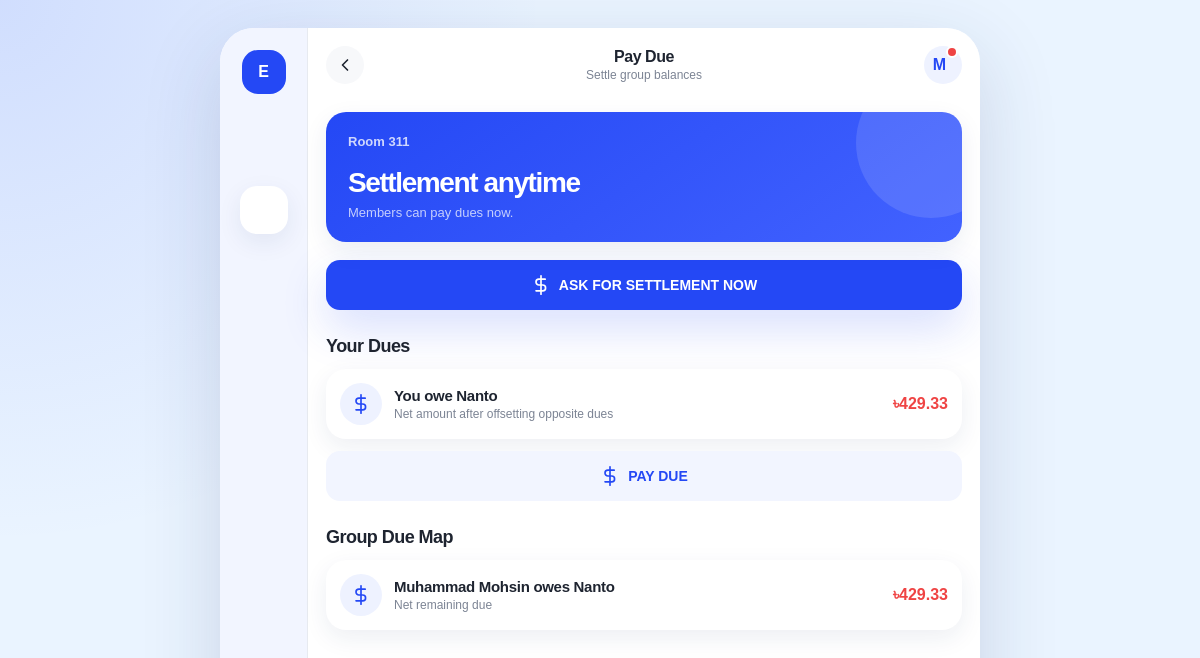
The app's page /groups/pay_due.php?group_id=5 (signed in) with its own data.
### tables this page shows
CREATE TABLE `group_members` (
  `user_id` int(11) NOT NULL,
  `group_id` int(11) NOT NULL,
  `joined_at` timestamp NOT NULL DEFAULT current_timestamp(),
  `role` varchar(50) DEFAULT NULL
);

CREATE TABLE `groups` (
  `group_id` int(11) NOT NULL,
  `group_name` varchar(100) NOT NULL,
  `description` varchar(255) DEFAULT NULL,
  `created_at` timestamp NOT NULL DEFAULT current_timestamp(),
  `settlement_deadline` date DEFAULT NULL
);

CREATE TABLE `users` (
  `user_id` int(11) NOT NULL,
  `name` varchar(100) NOT NULL,
  `email` varchar(255) NOT NULL,
  `password_hash` varchar(255) NOT NULL,
  `phone_no` varchar(20) DEFAULT NULL,
  `created_at` timestamp NOT NULL DEFAULT current_timestamp()
);

### groups/pay_due.php (the view, shortened to what this page needs)
<?php
require_once "../config/database.php";
$user_id = (int) $_SESSION["user_id"];
$group_id = (int) ($_GET["group_id"] ?? $_POST["group_id"] ?? 0);
function money($value) { return "৳" . number_format((float) $value, 2); }
function add_balance(&$balances, $payer_id, $receiver_id, $amount) {
    $payer_id = (int) $payer_id;
    $receiver_id = (int) $receiver_id;
    $amount = (float) $amount;
    if (!isset($balances[$payer_id])) {
        $balances[$payer_id] = [];
    }
    if (!isset($balances[$receiver_id])) {
        $balances[$receiver_id] = [];
    }
    $balances[$payer_id][$receiver_id] = ($balances[$payer_id][$receiver_id] ?? 0) + $amount;
    $balances[$receiver_id][$payer_id] = ($balances[$receiver_id][$payer_id] ?? 0) - $amount;
}
function get_group_balances($conn, $group_id) {
    $balances = [];
    $stmt = $conn->prepare("SELECT e.user_id AS paid_by, ep.user_id AS participant_id, ep.share_amount FROM expenses e INNER JOIN expenses_participants ep ON e.expense_id = ep.expense_id WHERE e.group_id = ? AND ep.is_settled = 0 AND ep.user_id <> e.user_id");
    $stmt->bind_param("i", $group_id);
    $stmt->execute();
    $expenses = $stmt->get_result();
    while ($expense = $expenses->fetch_assoc()) {
        add_balance($balances, $expense["participant_id"], $expense["paid_by"], $expense["share_amount"]);
    }
    $stmt = $conn->prepare("SELECT s.user_id AS paid_by, sp.user_id AS participant_id, sp.share_amount FROM subscriptions s INNER JOIN subscription_participants sp ON s.subscription_id = sp.subscription_id WHERE s.group_id = ? AND sp.is_settled = 0 AND s.user_id IS NOT NULL AND sp.user_id <> s.user_id");
    $stmt->bind_param("i", $group_id);
    $stmt->execute();
    $subscriptions = $stmt->get_result();
    $stmt = $conn->prepare("SELECT paid_by, paid_to, amount FROM settlements WHERE group_id = ? AND status <> 'paid'");
    $stmt->bind_param("i", $group_id);
    $stmt->execute();
    $settlements = $stmt->get_result();
    return $balances;
}
function get_group_member_names($conn, $group_id) {
    $names = [];
    $stmt = $conn->prepare("SELECT u.user_id, u.name FROM users u INNER JOIN group_members gm ON u.user_id = gm.user_id WHERE gm.group_id = ?");
    $stmt->bind_param("i", $group_id);
    $stmt->execute();
    $members = $stmt->get_result();
    while ($member = $members->fetch_assoc()) {
        $names[(int) $member["user_id"]] = $member["name"];
    }
    return $names;
}
$stmt = $conn->prepare("
    SELECT g.*, gm.role
    FROM groups g
    INNER JOIN group_members gm ON g.group_id = gm.group_id
    WHERE g.group_id = ? AND gm.user_id = ?
    LIMIT 1
");
$stmt->bind_param("ii", $group_id, $user_id);
$stmt->execute();
$group = $stmt->get_result()->fetch_assoc();
$is_admin = ($group["role"] ?? "") === "Admin";
$balances = get_group_balances($conn, $group_id);
$member_names = get_group_member_names($conn, $group_id);
$my_dues = [];
$all_dues = [];
foreach ($balances[$user_id] ?? [] as $counterparty_id => $amount) {
    if (abs($amount) > 0.005) {
        $my_dues[] = [
            "counterparty_id" => $counterparty_id,
            "counterparty_name" => $member_names[$counterparty_id] ?? "Unknown member",
            "net_amount" => $amount
        ];
    }
}
foreach ($balances as $member_id => $dues) {
    foreach ($dues as $counterparty_id => $amount) {
        if ($amount > 0.005) {
            $all_dues[] = [
                "member_name" => $member_names[$member_id] ?? "Unknown member",
                "counterparty_name" => $member_names[$counterparty_id] ?? "Unknown member",
                "net_amount" => $amount
            ];
        }
    }
}
$deadline = $group["settlement_deadline"] ?? null;
$can_pay = $deadline === null || $deadline === "" || $deadline <= date("Y-m-d");
include "../includes/header.php";
?>
<section class="summary-card">
    <p class="summary-label"><?= htmlspecialchars($group["group_name"]) ?></p>
    <div class="amount" style="font-size:28px;">Settlement <?= htmlspecialchars($deadline ?: "anytime") ?></div>
    <p class="summary-subtext"><?= $can_pay ? "Members can pay dues now." : "Payment opens on " . htmlspecialchars($deadline) . "." ?></p>
</section>
<?php if ($is_admin): ?>
    <br>
    <form method="POST">
        <button class="primary-button full-width" type="submit"><svg class="inline-icon" viewBox="0 0 24 24"><path d="M12 1v22"/><path d="M17 5H9.5a3.5 3.5 0 0 0 0 7H14a3.5 3.5 0 0 1 0 7H6"/></svg> ASK FOR SETTLEMENT NOW</button>
    </form>
<?php endif; ?>
<div class="section-header"><h2>Your Dues</h2></div>
<div class="card-list">
    <?php if (count($my_dues) > 0): ?>
        <?php foreach ($my_dues as $due): ?>
            <?php $net_amount = (float) $due["net_amount"]; $is_owe = $net_amount > 0; ?>
            <article class="transaction-row">
                <span class="icon-circle"><svg class="inline-icon" viewBox="0 0 24 24"><path d="M12 1v22"/><path d="M17 5H9.5a3.5 3.5 0 0 0 0 7H14a3.5 3.5 0 0 1 0 7H6"/></svg></span>
                <span class="transaction-body"><h3><?= $is_owe ? "You owe " . htmlspecialchars($due["counterparty_name"]) : htmlspecialchars($due["counterparty_name"]) . " owes you" ?></h3><span class="transaction-meta">Net amount after offsetting opposite dues</span></span>
                <span class="transaction-amount <?= $is_owe ? 'negative' : 'positive' ?>"><?= money(abs($net_amount)) ?></span>
            </article>
            <?php if ($is_owe): ?>
                <?php if ($can_pay): ?>
                    <form method="POST"><button class="secondary-button full-width" type="submit"><svg class="inline-icon" viewBox="0 0 24 24"><path d="M12 1v22"/><path d="M17 5H9.5a3.5 3.5 0 0 0 0 7H14a3.5 3.5 0 0 1 0 7H6"/></svg> PAY DUE</button></form>
                <?php else: ?>
                    <button class="secondary-button full-width" type="button" disabled>PAY DUE AFTER <?= htmlspecialchars($deadline) ?></button>
                <?php endif; ?>
            <?php endif; ?>
        <?php endforeach; ?>
    <?php else: ?>
        <div class="empty-state"><h3>No dues</h3><p>You have no net dues in this group.</p></div>
    <?php endif; ?>
</div>
<div class="section-header"><h2>Group Due Map</h2></div>
<div class="card-list">
    <?php if (count($all_dues) > 0): ?>
        <?php foreach ($all_dues as $due): ?>
            <article class="transaction-row">
                <span class="icon-circle"><svg class="inline-icon" viewBox="0 0 24 24"><path d="M12 1v22"/><path d="M17 5H9.5a3.5 3.5 0 0 0 0 7H14a3.5 3.5 0 0 1 0 7H6"/></svg></span>
                <span class="transaction-body"><h3><?= htmlspecialchars($due["member_name"]) ?> owes <?= htmlspecialchars($due["counterparty_name"]) ?></h3><span class="transaction-meta">Net remaining due</span></span>
                <span class="transaction-amount negative"><?= money($due["net_amount"]) ?></span>
            </article>
        <?php endforeach; ?>
    <?php else: ?>
        <div class="empty-state"><h3>No group dues</h3><p>All group balances are settled.</p></div>
    <?php endif; ?>
</div>
<?php include "../includes/footer.php"; ?>

### css/style.css (style rules this page uses)
:root { --primary: #2448f5; --primary-dark: #1939d6; --primary-light: #eef2ff; --background: #ffffff; --surface: #f7f8fa; --surface-blue: #f2f5ff; --text-primary: #1e2430; --text-secondary: #7c8494; --text-muted: #a7aebb; --border: #e7eaf0; --success: #22c55e; --warning: #f59e0b; --danger: #ef4444; --shadow: 0 8px 25px rgba(30, 50, 100, 0.08); --shadow-strong: 0 18px 45px rgba(36, 72, 245, 0.18); --radius-sm: 8px; --radius-md: 14px; --radius-lg: 20px; --radius-xl: 28px; --app-width: 460px; }
* { box-sizing: border-box; margin: 0; padding: 0; }
html { scroll-behavior: smooth; }
body { min-height: 100vh; background: radial-gradient(circle at top left, rgba(36, 72, 245, 0.13), transparent 34rem), #eaf4ff; color: var(--text-primary); font-family: "Trebuchet MS", Arial, Helvetica, sans-serif; }
button, input, select, textarea { font: inherit; }
button { cursor: pointer; }
.icon-button, .avatar, .icon-circle { display: inline-flex; align-items: center; justify-content: center; flex: 0 0 auto; border-radius: 50%; }
.nav-link svg, .sheet-action svg, .inline-icon { width: 20px; height: 20px; stroke: currentColor; stroke-width: 2; fill: none; stroke-linecap: round; stroke-linejoin: round; }
.section-header { display: flex; align-items: center; justify-content: space-between; gap: 12px; margin: 26px 0 12px; }
.section-header h2 { font-size: 18px; letter-spacing: -0.03em; }
.card, .summary-card, .mini-card, .form-card, .transaction-row, .group-card, .user-row, .notification-card, .payment-card { border-radius: var(--radius-lg); background: white; box-shadow: var(--shadow); }
.summary-card { position: relative; overflow: hidden; padding: 22px; background: linear-gradient(145deg, var(--primary), #4262ff); color: white; }
.summary-card::after { content: ""; position: absolute; right: -44px; top: -44px; width: 150px; height: 150px; border-radius: 50%; background: rgba(255, 255, 255, 0.12); }
.summary-label { color: rgba(255, 255, 255, 0.78); font-size: 13px; font-weight: 700; }
.amount { font-variant-numeric: tabular-nums; font-weight: 900; letter-spacing: -0.05em; }
.summary-card .amount { margin-top: 18px; font-size: 36px; }
.summary-subtext { margin-top: 6px; color: rgba(255, 255, 255, 0.72); font-size: 13px; }
.negative { color: var(--danger); }
.card-list { display: grid; gap: 12px; }
.group-card h3, .transaction-row h3, .user-row h3, .payment-card h3, .notification-card h3 { font-size: 15px; letter-spacing: -0.02em; }
.group-meta, .row-meta, .transaction-meta { margin-top: 4px; color: var(--text-secondary); font-size: 12px; }
.transaction-row, .user-row { display: flex; align-items: center; gap: 12px; padding: 14px; }
.transaction-body, .user-body { min-width: 0; flex: 1; }
.transaction-amount, .row-value { flex: 0 0 auto; text-align: right; font-weight: 900; font-variant-numeric: tabular-nums; }
.icon-circle { width: 42px; height: 42px; background: var(--primary-light); color: var(--primary); }
.btn, .primary-button, .secondary-button, .danger-button { display: inline-flex; min-height: 50px; align-items: center; justify-content: center; gap: 8px; padding: 0 18px; border: 0; border-radius: var(--radius-md); font-size: 14px; font-weight: 900; transition: transform 180ms ease, box-shadow 180ms ease, background 180ms ease; }
.primary-button, .btn-primary { background: var(--primary); color: white; box-shadow: var(--shadow-strong); }
.secondary-button, .btn { background: var(--surface-blue); color: var(--primary); }
.full-width { width: 100%; }
@media (min-width: 900px) { body { padding: 28px 0; } }

### records on screen
group_members: group.group_name "Room 311"
users: name "Nanto", net_amount "৳429.33"

### other values on screen
$pageTitle "Pay Due"
$pageSubtitle "Settle group balances"
$userInitial "M"
$deadline ?: "anytime" "anytime"
$due["member_name"] "Muhammad Mohsin"
$due["counterparty_name"] "Nanto"
money($due["net_amount"]) "৳429.33"
